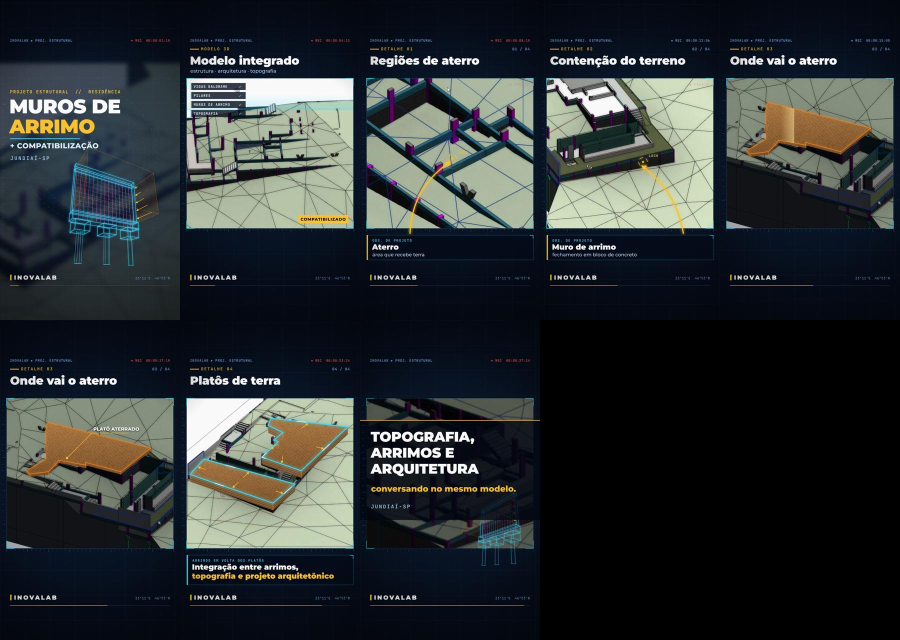
#> input picture skills/engenharia_video1/references/exemplo-renan/folha-referencia.jpg, 1800 x 1280 px (shown at 1/2 size)
$ python grid.py ../references/exemplo-renan/folha-referencia.jpg ../references/exemplo-renan/folha-referencia.jpg
#> lines starting #> are read from the running program, lines starting #| are printed output that depends on the picture
#!/usr/bin/env python3
"""Desenha uma grade de coordenadas sobre o print (ampliado 2x) para ler os vértices das marcações.
Linhas finas a cada 20 px e vermelhas a cada 100 px, com rótulos nas coordenadas ORIGINAIS do print.
Uso: python3 grid.py <print.png> <saida.png>
"""
import sys
from PIL import Image, ImageDraw

src, dst = sys.argv[1], sys.argv[2]
im = Image.open(src).convert('RGB'); im = im.resize((im.width * 2, im.height * 2)); d = ImageDraw.Draw(im)
#> further down, im is the input picture: PIL image 1800x1280 RGB; mean R, G, B 44, 49.1, 50.8
for x in range(0, im.width, 40):
    d.line([(x, 0), (x, im.height)], fill=(255, 0, 0) if x % 200 == 0 else (0, 120, 255), width=1)
for y in range(0, im.height, 40):
    d.line([(0, y), (im.width, y)], fill=(255, 0, 0) if y % 200 == 0 else (0, 120, 255), width=1)
for x in range(0, im.width, 200): d.text((x + 2, 2), str(x // 2), fill=(255, 0, 0))
for y in range(0, im.height, 200): d.text((2, y + 2), str(y // 2), fill=(255, 0, 0))
im.save(dst)
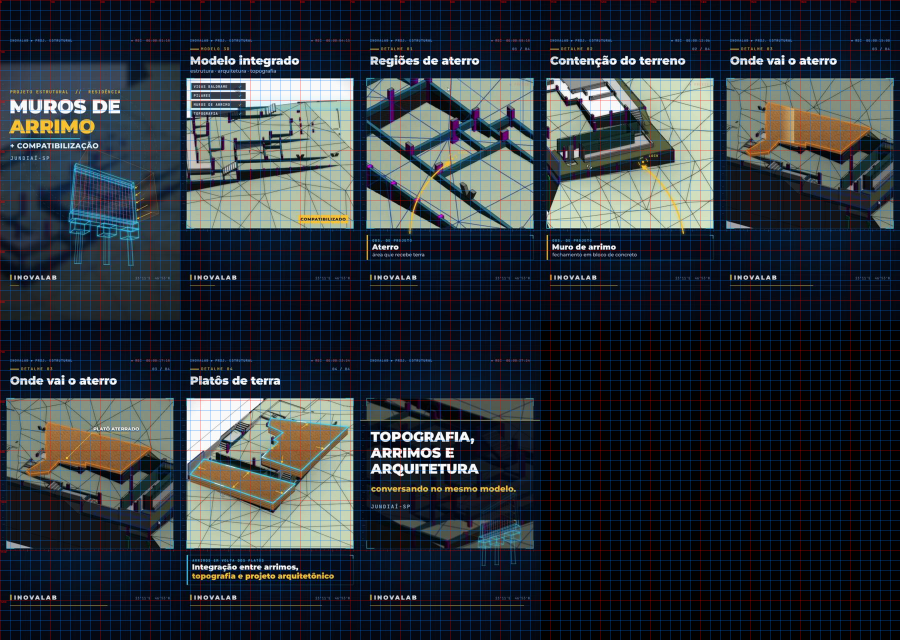
#> saved as folha-referencia.jpg: PIL image 3600x2560 RGB (shown at 1/4 size); mean R, G, B 44.4, 51.4, 58.3
